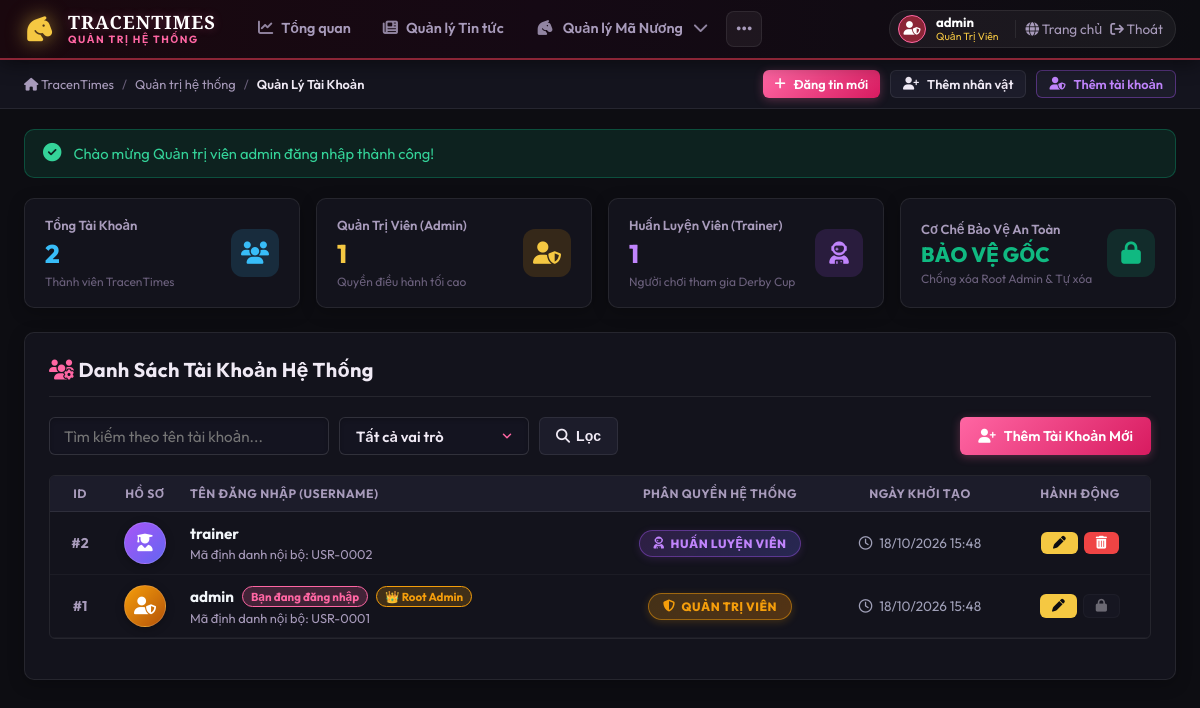
The app's page /modules/admin/users_manage.php (signed in) with its own data.
### tables this page shows
CREATE TABLE IF NOT EXISTS `users` (
    `id` INT AUTO_INCREMENT PRIMARY KEY,
    `username` VARCHAR(50) NOT NULL UNIQUE,
    `password` VARCHAR(255) NOT NULL,
    `role` ENUM('admin', 'user') NOT NULL DEFAULT 'user',
    `created_at` TIMESTAMP DEFAULT CURRENT_TIMESTAMP
);

### config/app.php (called while the page is built, shortened)
<?php
spl_autoload_register(function ($class) {
    $coreFile = __DIR__ . '/../core/' . $class . '.php';
    if (file_exists($coreFile)) {
        return;
    }
});

### config/database.php (called while the page is built)
<?php
return [
    'host'     => 'localhost',
    'dbname'   => 'tracen_times',
    'username' => 'root',
    'password' => '',
    'charset'  => 'utf8mb4',
    'options'  => [
        PDO::ATTR_ERRMODE            => PDO::ERRMODE_EXCEPTION,
        PDO::ATTR_DEFAULT_FETCH_MODE => PDO::FETCH_ASSOC,
        PDO::ATTR_EMULATE_PREPARES   => false,
    ]
];

### core/Database.php (called while the page is built, shortened)
<?php
class Database {
    private static ?PDO $instance = null;
    public static function getConnection(): PDO {
        if (self::$instance === null) {
            $config = require __DIR__ . '/../config/database.php';
            $dsn = "mysql:host={$config['host']};dbname={$config['dbname']};charset={$config['charset']}";
            try {
                self::$instance = new PDO($dsn, $config['username'], $config['password'], $config['options']);
            } catch (PDOException $e) {
                die("Lỗi kết nối CSDL (TracenTimes PDO): " . htmlspecialchars($e->getMessage()));
            }
        }
        return self::$instance;
    }
}

### modules/auth/AuthService.php (called while the page is built, shortened)
<?php
class AuthService {
    private AuthDAO $dao;
    public function __construct() {
        $this->dao = new AuthDAO();
    }
    public function getUserStats(): array {
        return [
            'total'  => $this->dao->countUsers(),
            'admins' => $this->dao->countByRole('admin'),
            'users'  => $this->dao->countByRole('user'),
        ];
    }
    public function listUsers(?string $search = null, ?string $role = null, int $page = 1, int $perPage = 15): array {
        $page = max(1, $page);
        $total = $this->dao->countUsers($search, $role);
        $totalPages = (int)ceil($total / $perPage);
        $offset = ($page - 1) * $perPage;
        $users = $this->dao->getAllUsers($search, $role, $perPage, $offset);
        return [
            'users'      => $users,
            'total'      => $total,
            'page'       => $page,
            'totalPages' => $totalPages,
            'perPage'    => $perPage
        ];
    }
}

### modules/auth/AuthDAO.php (called while the page is built, shortened)
<?php
class AuthDAO {
    private PDO $db;
    public function __construct() {
        $this->db = Database::getConnection();
    }
    public function countUsers(?string $search = null, ?string $role = null): int {
        $sql = "SELECT COUNT(*) FROM `users` WHERE 1=1";
        $params = [];
        $stmt = $this->db->prepare($sql);
        $stmt->execute($params);
        return (int)$stmt->fetchColumn();
    }
    public function countByRole(string $role): int {
        $stmt = $this->db->prepare("SELECT COUNT(*) FROM `users` WHERE `role` = ?");
        $stmt->execute([$role]);
        return (int)$stmt->fetchColumn();
    }
    public function getAllUsers(?string $search = null, ?string $role = null, int $limit = 20, int $offset = 0): array {
        $sql = "SELECT id, username, role, created_at FROM `users` WHERE 1=1";
        $params = [];
        $sql .= " ORDER BY id DESC LIMIT ? OFFSET ?";
        $stmt = $this->db->prepare($sql);
        $idx = 1;
        $stmt->bindValue($idx++, $limit, PDO::PARAM_INT);
        $stmt->bindValue($idx++, $offset, PDO::PARAM_INT);
        $stmt->execute();
        return $stmt->fetchAll(PDO::FETCH_ASSOC);
    }
}

### core/Helper.php (called while the page is built, shortened)
<?php
class Helper {
    public static function url(string $path): string {
        return BASE_URL . '/' . ltrim($path, '/');
    }
    public static function formatDate(?string $datetime, string $format = 'd/m/Y H:i'): string {
        $ts = strtotime($datetime);
        return $ts ? date($format, $ts) : htmlspecialchars($datetime);
    }
}

### core/Auth.php (called while the page is built, shortened)
<?php
class Auth {
    public static function id(): ?int {
        return $_SESSION['user_id'] ?? null;
    }
}

### modules/admin/users_manage.php (the view, shortened to what this page needs)
<?php
require_once __DIR__ . '/../../config/app.php';
require_once __DIR__ . '/../auth/AuthDAO.php';
require_once __DIR__ . '/../auth/AuthService.php';
$authService = new AuthService();
$currentUserId = Auth::id();
$search = trim($_GET['search'] ?? '');
$role   = trim($_GET['role'] ?? '');
$page   = max(1, (int)($_GET['page'] ?? 1));
$stats = $authService->getUserStats();
$data  = $authService->listUsers($search ?: null, $role ?: null, $page, 12);
$users = $data['users'];
include __DIR__ . '/../../includes/admin_header.php';
?>
<div class="admin-container">
    <div class="admin-stat-grid" style="grid-template-columns: repeat(auto-fit, minmax(220px, 1fr)); margin-bottom: 24px;">
        <div class="admin-stat-card">
            <div>
                <div class="admin-stat-card__lbl">Tổng Tài Khoản</div>
                <div class="admin-stat-card__val" style="color:var(--adm-cyan);"><?= (int)$stats['total'] ?></div>
                <div style="font-size:0.75rem; color:var(--adm-text-dim); margin-top:4px;">Thành viên TracenTimes</div>
            </div>
            <div class="admin-stat-card__icon" style="background:rgba(56, 189, 248, 0.15); color:var(--adm-cyan);">
                <i class="fas fa-users"></i>
            </div>
        </div>
        <div class="admin-stat-card">
            <div>
                <div class="admin-stat-card__lbl">Quản Trị Viên (Admin)</div>
                <div class="admin-stat-card__val" style="color:var(--adm-gold);"><?= (int)$stats['admins'] ?></div>
                <div style="font-size:0.75rem; color:var(--adm-text-dim); margin-top:4px;">Quyền điều hành tối cao</div>
            </div>
            <div class="admin-stat-card__icon" style="background:rgba(245, 158, 11, 0.15); color:var(--adm-gold);">
                <i class="fas fa-user-shield"></i>
            </div>
        </div>
        <div class="admin-stat-card">
            <div>
                <div class="admin-stat-card__lbl">Huấn Luyện Viên (Trainer)</div>
                <div class="admin-stat-card__val" style="color:#c084fc;"><?= (int)$stats['users'] ?></div>
                <div style="font-size:0.75rem; color:var(--adm-text-dim); margin-top:4px;">Người chơi tham gia Derby Cup</div>
            </div>
            <div class="admin-stat-card__icon" style="background:rgba(168, 85, 247, 0.15); color:#c084fc;">
                <i class="fas fa-user-astronaut"></i>
            </div>
        </div>
        <div class="admin-stat-card">
            <div>
                <div class="admin-stat-card__lbl">Cơ Chế Bảo Vệ An Toàn</div>
                <div class="admin-stat-card__val" style="color:var(--adm-emerald); font-size:1.3rem;">BẢO VỆ GỐC</div>
                <div style="font-size:0.75rem; color:var(--adm-text-dim); margin-top:4px;">Chống xóa Root Admin & Tự xóa</div>
            </div>
            <div class="admin-stat-card__icon" style="background:rgba(16, 185, 129, 0.15); color:var(--adm-emerald);">
                <i class="fas fa-lock"></i>
            </div>
        </div>
    </div>
    <div class="admin-box">
        <div class="admin-box__header">
            <h2 class="admin-box__title">
                <i class="fas fa-users-gear" style="color:var(--adm-pink);"></i> Danh Sách Tài Khoản Hệ Thống
            </h2>
        </div>
        <div style="display:flex; justify-content:space-between; align-items:center; gap:16px; margin-bottom:20px; flex-wrap:wrap;">
            <form method="GET" style="display:flex; align-items:center; gap:10px; flex-wrap:wrap; margin:0;">
                <input type="text" name="search" class="form-input"
                       style="width:280px; max-width:100%; height:38px;"
                       placeholder="Tìm kiếm theo tên tài khoản..."
                       value="<?= htmlspecialchars($search) ?>">
                <select name="role" class="form-select" style="width:190px; height:38px;">
                    <option value="">Tất cả vai trò</option>
                </select>
                <button type="submit" class="btn-adm btn-adm-secondary" style="height:38px; padding:0 16px; display:inline-flex; align-items:center; gap:6px;">
                    <i class="fas fa-search"></i> Lọc
                </button>
            </form>
            <div style="margin-left:auto;">
                <a href="<?= Helper::url('modules/admin/user_form.php') ?>" class="btn-adm btn-adm-primary" style="height:38px; padding:0 18px; display:inline-flex; align-items:center; gap:8px; white-space:nowrap;">
                    <i class="fas fa-user-plus"></i> Thêm Tài Khoản Mới
                </a>
            </div>
        </div>
    <div class="admin-table-responsive">
        <table class="admin-table">
            <thead>
                <tr>
                    <th style="width:60px; text-align:center;">ID</th>
                    <th style="width:70px; text-align:center;">Hồ sơ</th>
                    <th>Tên đăng nhập (Username)</th>
                    <th style="width:220px; text-align:center;">Phân quyền hệ thống</th>
                    <th style="width:180px; text-align:center;">Ngày khởi tạo</th>
                    <th style="width:140px; text-align:center;">Hành động</th>
                </tr>
            </thead>
            <tbody>
                <?php if (empty($users)): ?>
                    <tr>
                        <td colspan="6" style="text-align:center; padding:35px; color:#888;">
                            <i class="fas fa-user-slash fa-2x" style="margin-bottom:10px; display:block;"></i>
                            Không tìm thấy tài khoản người dùng nào phù hợp.
                        </td>
                    </tr>
                <?php else: ?>
                    <?php foreach ($users as $u): ?>
                        <tr>
                            <td style="text-align:center; font-weight:700; color:var(--adm-text-muted);">
                                #<?= (int)$u['id'] ?>
                            </td>
                            <td style="text-align:center;">
                                <div style="width:42px; height:42px; border-radius:50%; background:<?= ($u['role'] === 'admin') ? 'linear-gradient(135deg, #f59e0b, #b45309)' : 'linear-gradient(135deg, #a855f7, #6366f1)' ?>; display:inline-flex; align-items:center; justify-content:center; color:#fff; font-size:1.1rem; box-shadow:0 2px 8px rgba(0,0,0,0.3); border:1px solid rgba(255,255,255,0.15);">
                                    <i class="fas <?= ($u['role'] === 'admin') ? 'fa-user-shield' : 'fa-user-graduate' ?>"></i>
                                </div>
                            </td>
                            <td>
                                <strong style="font-size:0.95rem; color:#f1f5f9; display:flex; align-items:center; gap:8px;">
                                    <?= htmlspecialchars($u['username']) ?>
                                    <?php if ($u['id'] === $currentUserId): ?>
                                        <span style="font-size:0.72rem; background:rgba(255, 102, 163, 0.2); color:var(--adm-pink); border:1px solid var(--adm-pink); padding:2px 8px; border-radius:12px; font-weight:700;">
                                            Bạn đang đăng nhập
                                        </span>
                                    <?php endif; ?>
                                    <?php if ($u['id'] === 1): ?>
                                        <span style="font-size:0.72rem; background:rgba(245, 158, 11, 0.2); color:#f59e0b; border:1px solid #f59e0b; padding:2px 8px; border-radius:12px; font-weight:700;">
                                            👑 Root Admin
                                        </span>
                                    <?php endif; ?>
                                </strong>
                                <div style="font-size:0.8rem; color:var(--adm-text-muted); margin-top:3px;">
                                    Mã định danh nội bộ: USR-<?= str_pad($u['id'], 4, '0', STR_PAD_LEFT) ?>
                                </div>
                            </td>
                            <td style="text-align:center; vertical-align:middle;">
                                <?php if ($u['role'] === 'admin'): ?>
                                    <span class="user-role-badge user-role-admin">
                                        <i class="fas fa-shield-halved"></i> QUẢN TRỊ VIÊN
                                    </span>
                                <?php else: ?>
                                    <span class="user-role-badge user-role-user">
                                        <i class="fas fa-user-astronaut"></i> HUẤN LUYỆN VIÊN
                                    </span>
                                <?php endif; ?>
                            </td>
                            <td style="font-size:0.85rem; color:#a0a0b8; text-align:center; vertical-align:middle;">
                                <i class="far fa-clock" style="margin-right:4px;"></i> <?= Helper::formatDate($u['created_at']) ?>
                            </td>
                            <td style="text-align:center; vertical-align:middle; white-space:nowrap;">
                                <div style="display:inline-flex; gap:6px;">
                                    <a href="<?= Helper::url('modules/admin/user_form.php?id=' . $u['id']) ?>"
                                       class="btn-adm btn-adm-warning btn-adm-sm"
                                       title="Chỉnh sửa tài khoản & Đổi mật khẩu">
                                        <i class="fas fa-pen"></i>
                                    </a>
                                    <?php if ($u['id'] === 1): ?>
                                        <button type="button" class="btn-adm btn-adm-secondary btn-adm-sm" disabled style="opacity:0.4; cursor:not-allowed;" title="Quản trị viên tối cao được bảo vệ vĩnh viễn">
                                            <i class="fas fa-lock"></i>
                                        </button>
                                    <?php elseif ($u['id'] === $currentUserId): ?>
                                        <button type="button" class="btn-adm btn-adm-secondary btn-adm-sm" disabled style="opacity:0.4; cursor:not-allowed;" title="Không thể tự xóa chính mình">
                                            <i class="fas fa-ban"></i>
                                        </button>
                                    <?php else: ?>
                                        <form method="POST" onsubmit="return confirm('Bạn có chắc chắn muốn xóa tài khoản <?= htmlspecialchars($u['username']) ?> không? Hành động này không thể hoàn tác!');" style="display:inline;">
                                            <button type="submit" class="btn-adm btn-adm-danger btn-adm-sm" title="Xóa tài khoản này">
                                                <i class="fas fa-trash-can"></i>
                                            </button>
                                        </form>
                                    <?php endif; ?>
                                </div>
                            </td>
                        </tr>
                    <?php endforeach; ?>
                <?php endif; ?>
            </tbody>
        </table>
    </div>
    </div>
</div>
<?php include __DIR__ . '/../../includes/admin_footer.php'; ?>

### records on screen
users: id "2", username "trainer", id "0002", role "user" (drawn), created_at "18/10/2026 15:48"
users: id "1", username "admin", shows "Bạn đang đăng nhập", shows "👑 Root Admin", id "0001", role "admin" (drawn), created_at "18/10/2026 15:48"

### other values on screen
Auth::username() "admin"
$pageTitle "Quản Lý Tài Khoản"
$successMsg "Chào mừng Quản trị viên admin đăng nhập thành công!"
$stats['total'] "2"
$stats['admins'] "1"
$stats['users'] "1"
